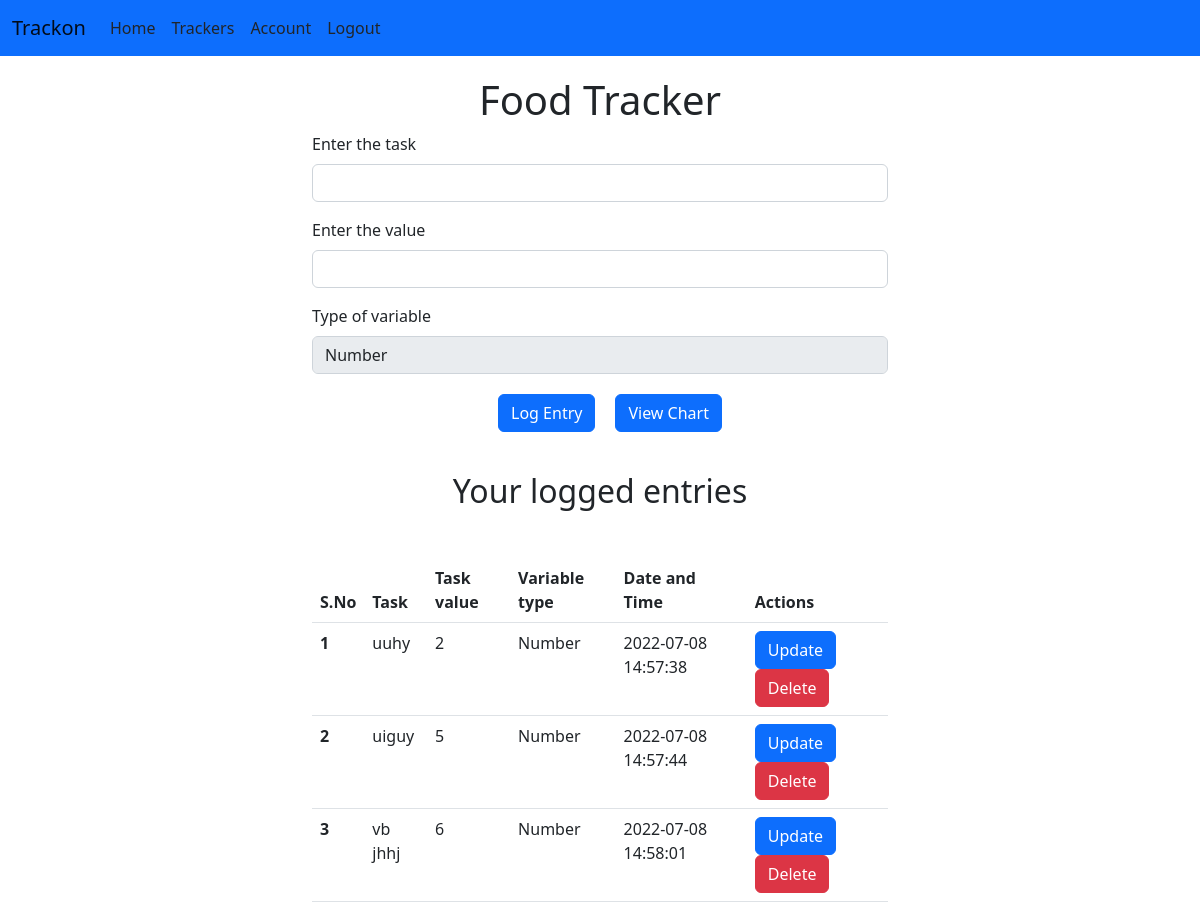
Screenshot of /log/2 (signed in) with the database file from the repository.
### main/models.py (models this page shows, shortened)
class Tracker(db.Model):
    sno = db.Column(db.Integer, primary_key=True)
    tracker_name = db.Column(db.String(300), nullable=False)
    task_value_type = db.Column(db.String(20), nullable=False)
    user_id = db.Column(db.Integer, db.ForeignKey('user.id'))
    logs = db.relationship('Inputaken', backref='tracker', lazy=True)

class Inputaken(db.Model):
    sno = db.Column(db.Integer, primary_key=True)
    task_title = db.Column(db.String(300), nullable=False)
    task_value = db.Column(db.Integer, nullable=False)
    task_date = db.Column(
        db.DateTime(timezone=True),default=func.now(), nullable=False)
    task_variable = db.Column(db.String(20), nullable=False)
    user_id = db.Column(db.Integer, db.ForeignKey('user.id'), nullable=False)
    tracker_id = db.Column(db.Integer, db.ForeignKey(
        'tracker.sno'), nullable=False)

### main/routes.py (the view, shortened to what this page needs)
@app.route("/log/<int:sno>", methods=['GET', 'POST'])
@login_required
def log(sno):
    task_table = Tracker.query.filter_by(sno=sno).first()
    outputpage = Inputaken.query.filter_by(
        tracker_id=sno, user_id=current_user.id).all()
    return render_template('log.html', task=task_table, outputpage=outputpage)

### main/models.py (called while the page is built)
@login_manager.user_loader
def load_user(user_id):
    return User.query.get(int(user_id))

### main/templates/log.html (shortened to what this page needs)
{% extends 'base.html' %} {% block content %}
<div class="container log-div">
  <div class="track_type log-heading">
    <h1>{{task.tracker_name}}</h1>
  </div>
  <form action="/log/{{task.sno}}" method="POST">
    <div class="mb-3">
      <label for="exampleInputEmail1" class="form-label"
        >Enter the task </label>
      <input type="text" class="form-control" name="title" id="text-title" />
    </div>
    <div class="mb-3">
      <label for="exampleInputPassword1" class="form-label"
        >Enter the value</label
      >
      <input
        type="text"
        class="form-control"
        name="value"
        id="exampleInputPassword1"
      />
    </div>
    <label for="inputState" class="form-label">Type of variable</label>
    <input
      type="text"
      disabled="true"
      class="form-control"
      value="{{task.task_value_type}}"
    />
    <div class="log-btn-group">
      <button type="submit" class="btn btn-primary">Log Entry</button>
      <button type="submit" class="btn btn-primary">View Chart</button>
    </div>
  </form>
  <div class="log-entry-heading"><h2>Your logged entries</h2></div>
  {% if outputpage|length == 0 %}
  <div class="alert alert-dark" role="alert">
    No Task details found. Add your first task now!
  </div>
  {% else %}
  <table class="table">
    <thead>
      <tr>
        <th scope="col">S.No</th>
        <th scope="col">Task</th>
        <th scope="col">Task value</th>
        <th scope="col">Variable type</th>
        <th scope="col">Date and Time</th>
        <th scope="col">Actions</th>
      </tr>
    </thead>
    <tbody>
      {% for inpt in outputpage %}
      <tr>
        <th scope="row">{{loop.index}}</th>
        <td>{{inpt.task_title}}</td>
        <td>{{inpt.task_value}}</td>
        <td>{{inpt.task_variable}}</td>
        <td>{{inpt.task_date}}</td>
        <td>
          <div class="entry-btn-group">
            <a
              href="/log/update/{{inpt.sno}}"
              type="button"
              class="btn btn-primary"
              >Update</a
            >
            <a
              href="/log/delete/{{inpt.sno}}"
              type="button"
              class="btn btn-danger"
              >Delete</a
            >
          </div>
        </td>
      </tr>
      {% endfor %}
    </tbody>
  </table>
  {% endif %}
</div>
{% endblock content %}

### main/static/main.css (style rules this page uses)
.log-div { width: 50%; }
.log-heading { text-align: center; padding-top: 20px; }
.log-btn-group { display: flex; justify-content: center; align-items: center; padding-top: 20px; }
.log-btn-group button { margin-left: 20px; }
.log-entry-heading { display: flex; justify-content: center; padding: 40px 0px; }
.entry-btn-group { display: flex; justify-content: space-between; align-items: center; flex-wrap: wrap; }

### rows the page displays
Tracker: tracker_name "Food Tracker", task_value_type "Number"
Inputaken: task_title "uuhy", task_value "2", task_variable "Number", task_date "2022-07-08 14:57:38"
Inputaken: task_title "uiguy", task_value "5", task_variable "Number", task_date "2022-07-08 14:57:44"
Inputaken: task_title "vb jhhj", task_value "6", task_variable "Number", task_date "2022-07-08 14:58:01"
